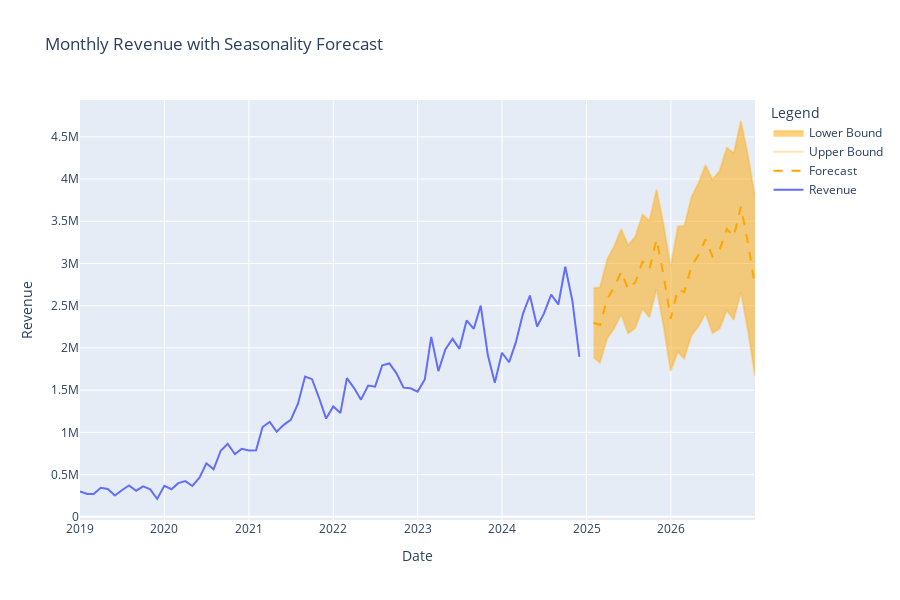

The notebook cell this image was saved under:
### Code cell
# monthly revenue forecast
# SARIMA hyperparameters
revenue_sarima_model = SARIMAX(monthly_performance['revenue'], order=(1, 1, 1), seasonal_order=(1, 1, 1, 12))
revenue_sarima_result = revenue_sarima_model.fit()

# Forecast range (end of 2026)
forecast_steps = 24  # Forecast for 24 months (end of 2026)

# Forecast the values
forecast = revenue_sarima_result.get_forecast(steps=forecast_steps)
forecast_df = forecast.summary_frame()

# Prepare forecast dates
forecast_index = pd.date_range(monthly_performance.index[-1], periods=forecast_steps+1, freq='M')[1:]
forecast_df['date'] = forecast_index

# Plot with Plotly
fig = go.Figure()

# Plot observed revenue
fig.add_trace(go.Scatter(
    x=monthly_performance.index,
    y=monthly_performance['revenue'],
    mode='lines',
    name='Revenue'
))

# Plot forecasted revenue
fig.add_trace(go.Scatter(
    x=forecast_df['date'],
    y=forecast_df['mean'],
    mode='lines',
    name='Forecast',
    line=dict(color='orange', dash='dash')
))

# Confidence interval (shaded region)
fig.add_trace(go.Scatter(
    x=forecast_df['date'],
    y=forecast_df['mean_ci_upper'],
    fill=None,
    mode='lines',
    line_color='rgba(255,165,0,0.3)',
    name='Upper Bound'
))

fig.add_trace(go.Scatter(
    x=forecast_df['date'],
    y=forecast_df['mean_ci_lower'],
    fill='tonexty',
    mode='lines',
    line_color='rgba(255,165,0,0.3)',
    name='Lower Bound'
))

# Layout customization
fig.update_layout(
    title='Monthly Revenue with Seasonality Forecast',
    xaxis_title='Date',
    yaxis_title='Revenue',
    height=600,
    width=900,
    legend_title='Legend'
)

fig.show()
fig.write_html('monthly_revenue_forecast.html')
